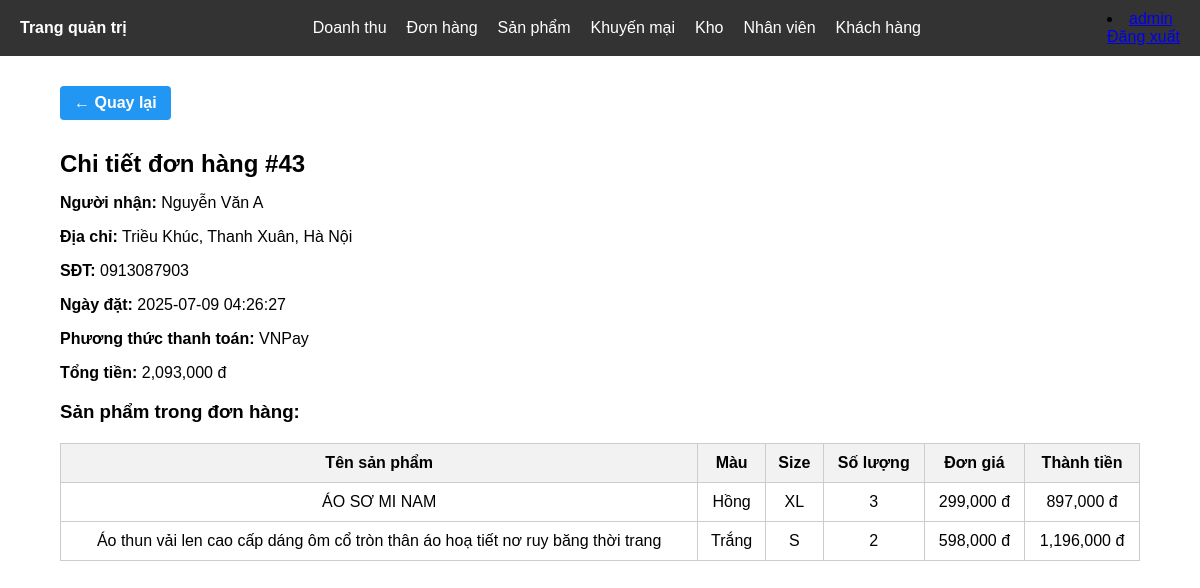
Screenshot of /admin/donhang/chitietdonhang.php?madon=43 (signed in) with the database file from the repository.
### tables this page shows
CREATE TABLE `donhang` (
  `MaDonHang` int(11) NOT NULL,
  `MaKH` int(11) DEFAULT NULL,
  `TenNguoiNhan` varchar(100) DEFAULT NULL,
  `SDT` varchar(20) DEFAULT NULL,
  `DiaChi` text DEFAULT NULL,
  `NgayDat` datetime DEFAULT NULL,
  `TongTien` double DEFAULT NULL,
  `TrangThai` varchar(50) DEFAULT NULL,
  `PhuongThucThanhToan` varchar(50) DEFAULT NULL
);

CREATE TABLE `chitietdonhang` (
  `MaCT` int(11) NOT NULL,
  `MaDonHang` int(11) DEFAULT NULL,
  `MaSP` int(11) DEFAULT NULL,
  `MaMau` varchar(50) NOT NULL,
  `MaSize` varchar(50) NOT NULL,
  `SoLuong` int(11) DEFAULT NULL,
  `DonGia` double DEFAULT NULL
);

CREATE TABLE `sanphamnam` (
  `MaSP` int(11) NOT NULL,
  `TenSanPham` varchar(200) NOT NULL,
  `Gia` decimal(18,2) NOT NULL,
  `MaChiTiet` int(11) NOT NULL,
  `MoTa` text DEFAULT NULL,
  `GioiTinh` varchar(10) NOT NULL
);

### admin/donhang/chitietdonhang.php (the view, shortened to what this page needs)
<?php
include("../../model/database.php");
$madon = intval($_GET['madon']);
$sql_donhang = "SELECT * FROM donhang WHERE MaDonHang = ?";
$stmt_donhang = $conn->prepare($sql_donhang);
$stmt_donhang->bind_param("i", $madon);
$stmt_donhang->execute();
$result_donhang = $stmt_donhang->get_result();
$donhang = $result_donhang->fetch_assoc();
$sql_ct = "
    SELECT ct.*, sp.TenSanPham
    FROM chitietdonhang ct
    JOIN sanphamnam sp ON ct.MaSP = sp.MaSP
    WHERE ct.MaDonHang = ?
";
$stmt_ct = $conn->prepare($sql_ct);
$stmt_ct->bind_param("i", $madon);
$stmt_ct->execute();
$result_ct = $stmt_ct->get_result();
include("../include/header.php");
?>
<!DOCTYPE html>
<html lang="vi">
<head>
</head>
<body>
<div class="container">
    <a href="donhang.php" class="btn-back">← Quay lại</a>
    <h2>Chi tiết đơn hàng #<?= $madon ?></h2>
    <p><strong>Người nhận:</strong> <?= htmlspecialchars($donhang['TenNguoiNhan']) ?></p>
    <p><strong>Địa chỉ:</strong> <?= htmlspecialchars($donhang['DiaChi']) ?></p>
    <p><strong>SĐT:</strong> <?= htmlspecialchars($donhang['SDT']) ?></p>
    <p><strong>Ngày đặt:</strong> <?= $donhang['NgayDat'] ?></p>
    <p><strong>Phương thức thanh toán:</strong> <?= $donhang['PhuongThucThanhToan'] ?></p>
    <p><strong>Tổng tiền:</strong> <?= number_format($donhang['TongTien']) ?> đ</p>
    <h3>Sản phẩm trong đơn hàng:</h3>
    <table>
        <thead>
            <tr>
                <th>Tên sản phẩm</th>
                <th>Màu</th>
                <th>Size</th>
                <th>Số lượng</th>
                <th>Đơn giá</th>
                <th>Thành tiền</th>
            </tr>
        </thead>
        <tbody>
            <?php while ($row = $result_ct->fetch_assoc()): ?>
            <tr>
                <td><?= htmlspecialchars($row['TenSanPham']) ?></td>
                <td><?= htmlspecialchars($row['MaMau']) ?></td>
                <td><?= htmlspecialchars($row['MaSize']) ?></td>
                <td><?= $row['SoLuong'] ?></td>
                <td><?= number_format($row['DonGia']) ?> đ</td>
                <td><?= number_format($row['SoLuong'] * $row['DonGia']) ?> đ</td>
            </tr>
            <?php endwhile; ?>
        </tbody>
    </table>
</div>
</body>
</html>

### admin/include/header.php (style rules this page uses)
body { margin: 0; font-family: Arial, sans-serif; }

### admin/donhang/chitietdonhang.php (style rules this page uses)
body { margin: 0; font-family: Arial, sans-serif; }
.container { width: 90%; margin: 20px auto; }
table { width: 100%; border-collapse: collapse; margin-top: 20px; }
th, td { border: 1px solid #ccc; padding: 10px; text-align: center; }
th { background-color: #f2f2f2; }
h2, p { margin-bottom: 5px; }
.btn-back { display: inline-block; margin: 10px 0; padding: 8px 14px; background-color: #2196F3; color: white; text-decoration: none; border-radius: 4px; font-weight: bold; }

### rows the page displays
donhang: TenNguoiNhan "Nguyễn Văn A", DiaChi "Triều Khúc, Thanh Xuân, Hà Nội", SDT "0913087903", NgayDat "2025-07-09 04:26:27", PhuongThucThanhToan "VNPay", TongTien "2,093,000"
chitietdonhang: sanphamnam.TenSanPham "ÁO SƠ MI NAM", MaMau "Hồng", MaSize "XL", SoLuong "3", DonGia "299,000", $row['SoLuong'] * $row['DonGia'] "897,000"
chitietdonhang: sanphamnam.TenSanPham "Áo thun vải len cao cấp dáng ôm cổ tròn thân áo hoạ tiết nơ ruy băng thời trang", MaMau "Trắng", MaSize "S", SoLuong "2", DonGia "598,000", $row['SoLuong'] * $row['DonGia'] "1,196,000"

### other values shown
$tennv "admin"
$madon "43"
